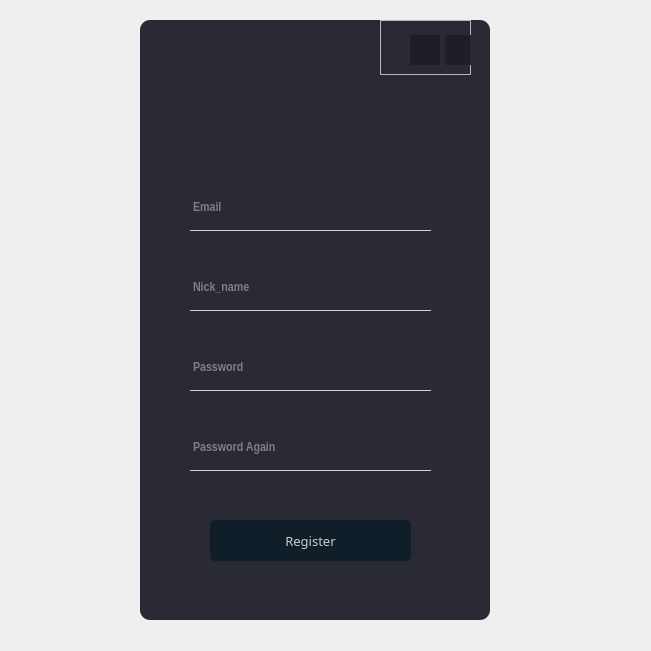
<?xml version="1.0" encoding="UTF-8"?>
<ui version="4.0">
 <class>Form</class>
 <widget class="QWidget" name="Form">
  <property name="geometry">
   <rect>
    <x>0</x>
    <y>0</y>
    <width>651</width>
    <height>651</height>
   </rect>
  </property>
  <property name="windowTitle">
   <string>Form</string>
  </property>
  <widget class="QWidget" name="widget" native="true">
   <property name="geometry">
    <rect>
     <x>140</x>
     <y>20</y>
     <width>350</width>
     <height>600</height>
    </rect>
   </property>
   <widget class="QLabel" name="label">
    <property name="geometry">
     <rect>
      <x>0</x>
      <y>0</y>
      <width>350</width>
      <height>600</height>
     </rect>
    </property>
    <property name="styleSheet">
     <string notr="true">background-color: rgba(30,30,40,240);
border-radius:10px;</string>
    </property>
    <property name="text">
     <string/>
    </property>
   </widget>
   <widget class="QLineEdit" name="Email_Text">
    <property name="geometry">
     <rect>
      <x>50</x>
      <y>170</y>
      <width>241</width>
      <height>41</height>
     </rect>
    </property>
    <property name="font">
     <font>
      <family>Arial Narrow</family>
      <pointsize>10</pointsize>
      <weight>75</weight>
      <bold>true</bold>
     </font>
    </property>
    <property name="styleSheet">
     <string notr="true">background-color: rgba(0, 0, 0,0);
border:1px solid rgba(0,0,0,0);
border-bottom-color:rgba(255,255,255,200);
padding-bottom:7px;
color:rgba(255,255,255,200);</string>
    </property>
    <property name="placeholderText">
     <string>Email</string>
    </property>
   </widget>
   <widget class="QLineEdit" name="Password_Text">
    <property name="geometry">
     <rect>
      <x>50</x>
      <y>410</y>
      <width>241</width>
      <height>41</height>
     </rect>
    </property>
    <property name="font">
     <font>
      <family>Arial Narrow</family>
      <pointsize>10</pointsize>
      <weight>75</weight>
      <bold>true</bold>
     </font>
    </property>
    <property name="styleSheet">
     <string notr="true">background-color: rgba(0, 0, 0,0);
border:1px solid rgba(0,0,0,0);
border-bottom-color:rgba(255,255,255,200);
padding-bottom:7px;
color:rgba(255,255,255,200);</string>
    </property>
    <property name="echoMode">
     <enum>QLineEdit::Password</enum>
    </property>
    <property name="placeholderText">
     <string>Password Again</string>
    </property>
   </widget>
   <widget class="QPushButton" name="Register_Button">
    <property name="geometry">
     <rect>
      <x>70</x>
      <y>500</y>
      <width>201</width>
      <height>41</height>
     </rect>
    </property>
    <property name="font">
     <font>
      <family>Algerian</family>
      <pointsize>10</pointsize>
      <weight>50</weight>
      <italic>false</italic>
      <bold>false</bold>
     </font>
    </property>
    <property name="styleSheet">
     <string notr="true">QPushButton#Register_Button{
background-color:rgba(16,30,41,255);
color:rgba(255,255,255,200);
border-radius:5px;
}
QPushButton#Register_Button:hover{
background-color:rgba(5,50,118,150);
color:rgba(255,255,255,200);
border-radius:5px;
}
QPushButton#Register_Button:pressed{
padding-left:5px;
padding-top:5px;
background-color:rgba(10,65,118,100);
}</string>
    </property>
    <property name="text">
     <string>Register</string>
    </property>
   </widget>
   <widget class="QLabel" name="label_2">
    <property name="geometry">
     <rect>
      <x>130</x>
      <y>70</y>
      <width>80</width>
      <height>80</height>
     </rect>
    </property>
    <property name="text">
     <string/>
    </property>
    <property name="pixmap">
     <pixmap>images/登录.png</pixmap>
    </property>
   </widget>
   <widget class="QFrame" name="frame">
    <property name="geometry">
     <rect>
      <x>240</x>
      <y>0</y>
      <width>91</width>
      <height>55</height>
     </rect>
    </property>
    <property name="frameShape">
     <enum>QFrame::StyledPanel</enum>
    </property>
    <property name="frameShadow">
     <enum>QFrame::Raised</enum>
    </property>
    <widget class="QPushButton" name="Exit_Button">
     <property name="geometry">
      <rect>
       <x>65</x>
       <y>15</y>
       <width>30</width>
       <height>30</height>
      </rect>
     </property>
     <property name="styleSheet">
      <string notr="true">QPushButton#Exit_Button{
background-color:rgba(30,30,40,240);
color:rgba(255,255,255,240);
border:none;
}
QPushButton#Exit_Button:hover{
background-color:rgba(140,40,58,150);
color:rgba(255,255,255,200);
border-radius:5px;
}
QPushButton#Exit_Button:pressed{
padding-left:5px;
padding-top:5px;
background-color:rgba(10,65,118,100);
}</string>
     </property>
     <property name="text">
      <string/>
     </property>
     <property name="icon">
      <iconset resource="rec.qrc">
       <normaloff>:/icon/images/关闭.png</normaloff>:/icon/images/关闭.png</iconset>
     </property>
    </widget>
    <widget class="QPushButton" name="Min_Button">
     <property name="geometry">
      <rect>
       <x>30</x>
       <y>15</y>
       <width>30</width>
       <height>30</height>
      </rect>
     </property>
     <property name="styleSheet">
      <string notr="true">QPushButton#Min_Button{
background-color:rgba(30,30,40,240);
color:rgba(255,255,255,200);
border:none;
}
QPushButton#Min_Button:hover{
background-color:rgba(140,40,58,150);
color:rgba(255,255,255,200);
border-radius:5px;
}
QPushButton#Min_Button:pressed{
padding-left:5px;
padding-top:5px;
background-color:rgba(10,65,118,100);
}</string>
     </property>
     <property name="text">
      <string/>
     </property>
     <property name="icon">
      <iconset resource="rec.qrc">
       <normaloff>:/images/images/最小化3.png</normaloff>:/images/images/最小化3.png</iconset>
     </property>
    </widget>
   </widget>
   <widget class="QLineEdit" name="Name_Text">
    <property name="geometry">
     <rect>
      <x>50</x>
      <y>250</y>
      <width>241</width>
      <height>41</height>
     </rect>
    </property>
    <property name="font">
     <font>
      <family>Arial Narrow</family>
      <pointsize>10</pointsize>
      <weight>75</weight>
      <bold>true</bold>
     </font>
    </property>
    <property name="styleSheet">
     <string notr="true">background-color: rgba(0, 0, 0,0);
border:1px solid rgba(0,0,0,0);
border-bottom-color:rgba(255,255,255,200);
padding-bottom:7px;
color:rgba(255,255,255,200);</string>
    </property>
    <property name="placeholderText">
     <string>Nick_name</string>
    </property>
   </widget>
   <widget class="QLineEdit" name="Password_confirm_Text">
    <property name="geometry">
     <rect>
      <x>50</x>
      <y>330</y>
      <width>241</width>
      <height>41</height>
     </rect>
    </property>
    <property name="font">
     <font>
      <family>Arial Narrow</family>
      <pointsize>10</pointsize>
      <weight>75</weight>
      <bold>true</bold>
     </font>
    </property>
    <property name="styleSheet">
     <string notr="true">background-color: rgba(0, 0, 0,0);
border:1px solid rgba(0,0,0,0);
border-bottom-color:rgba(255,255,255,200);
padding-bottom:7px;
color:rgba(255,255,255,200);</string>
    </property>
    <property name="echoMode">
     <enum>QLineEdit::Password</enum>
    </property>
    <property name="placeholderText">
     <string>Password</string>
    </property>
   </widget>
  </widget>
 </widget>
 <resources>
  <include location="rec.qrc"/>
 </resources>
 <connections/>
</ui>
